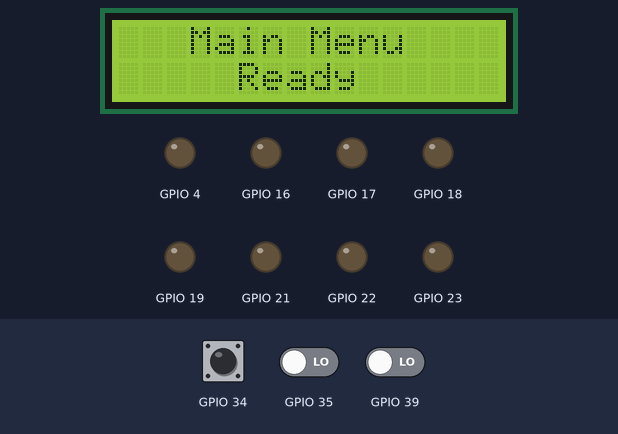
Recording of a sketch running on a simulated ESP32. Parts: 16×2 character LCD, output pins drawn as LEDs (lit = HIGH). The inputs (shaded band) are chosen by the test bench; at power-on: GPIO 34 LOW, GPIO 35 LOW, GPIO 39 LOW. WiFi joins after 1.5 s; servers stay silent unless stated; uploads are accepted with an empty reply; the local clock reads 2024-03-15 10:24:30 at power-on unless the sketch sets it; random numbers use the default seed unless the sketch sets one; what the sketch prints to the serial monitor is not drawn.

Above: at 2.7 s.
2.8 s: GPIO 34 driven HIGH
At 4.0 s:
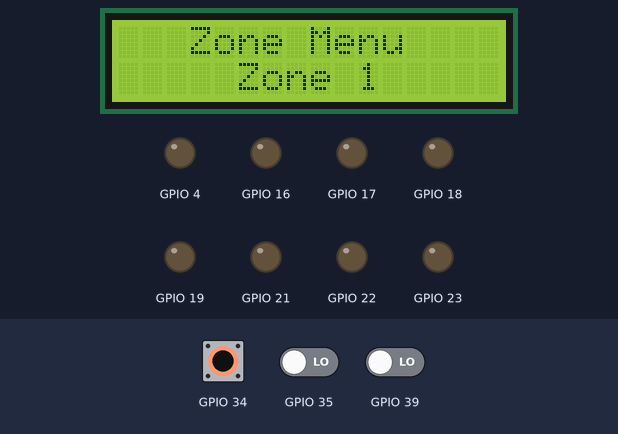
4.3 s: GPIO 35 driven HIGH
At 5.2 s:
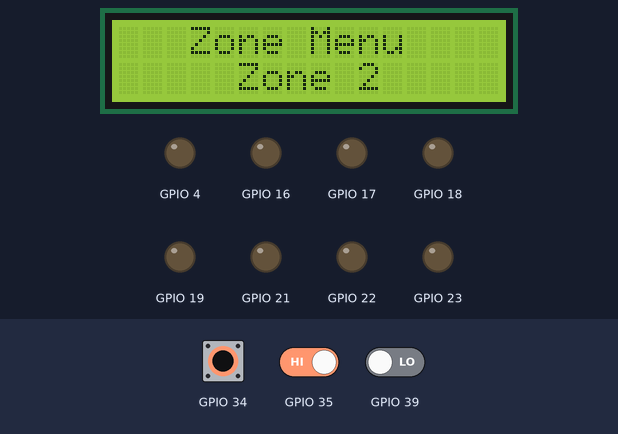
5.8 s: GPIO 34 pulsed LOW 2 times (0.12 s each, 0.3 s apart)
At 6.9 s:
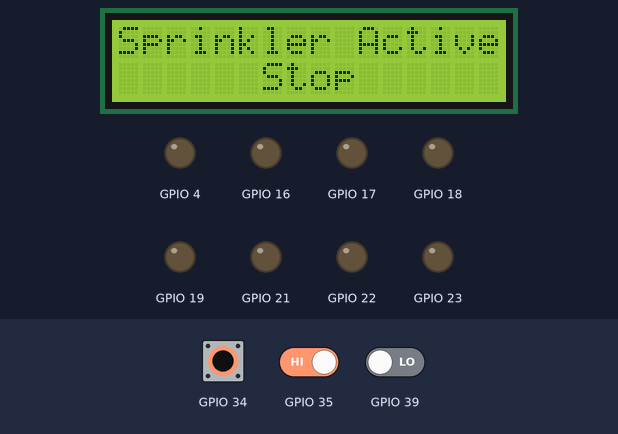
7.9 s: GPIO 34 pulsed LOW 5 times (0.12 s each, 0.3 s apart)
At 8.77 s:
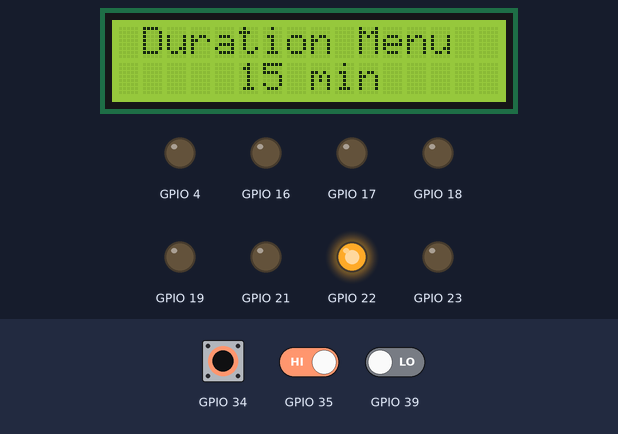
Timing chart, 0 to 10.9 s (numbered marks = the images above; inputs shaded):
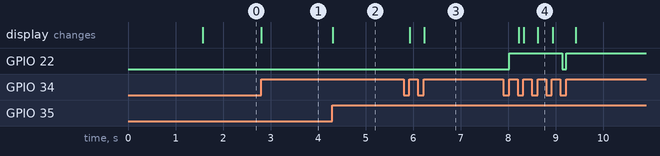

Measured:
- after the input at 2.8 s, the display: changes at once (image 1)
- after the input at 4.3 s, the display: changes at once (image 2)
- after the input at 5.8 s, the display: first changes after 0.12 s (image 3 shows a later state)
- after the input at 7.9 s, GPIO 22: LOW → HIGH after 0.12 s, → LOW 1.1 s later, → HIGH 0.09 s later; the display: first changes after 0.32 s (image 4 shows a later state)

The sketch:

microcontroller.ino
```cpp
#include <ArduinoJson.h>
#include <HTTPClient.h>
#include <LinkedList.h>
#include <LiquidCrystal.h>
#include <Ticker.h>
#include <WebServer.h>
#include <WiFi.h>

#include "button.h"
#include "helpers.h"
#include "menuClasses.h"
#include "task.h"
#include "time.h"
#include "zone.h"

const char* ssid = "REDACTED";
const char* password = "REDACTED";

const char* ntpServer = "time.nist.gov";

const String sprinklerWebServer = "REDACTED";

enum WiFiStates { DISCONNECTED, CONNECTING, CONNECTED };
WiFiStates WiFiState = DISCONNECTED;
int reconnectAttempts = 0;

Ticker wifiTicker;

LiquidCrystal lcd(32, 33, 25, 26, 27, 14);

WebServer server(80);

LinkedList<Task*> taskQueue = LinkedList<Task*>();

MenuManager menuManager = MenuManager();

Menu mainMenu = Menu("Main Menu");
Menu zoneMenu = Menu("Zone Menu");
Menu durationMenu = Menu("Duration Menu");
Menu runningMenu = Menu("Sprinkler Active");

ButtonHandler buttonHandler = ButtonHandler(39, 34, 35);

Zone zones[] = {Zone(23, 1), Zone(22, 2), Zone(21, 3), Zone(19, 4),
                Zone(18, 5), Zone(17, 6), Zone(16, 7), Zone(4, 8)};

void setup() {
    // put your setup code here, to run once:
    Serial.begin(115200);

    lcd.begin(16, 2);

    // Connect to wifi
    WiFi.begin(ssid, password);
    while (WiFi.status() != WL_CONNECTED) {
        delay(500);
        Serial.print(".");
        reconnectAttempts++;

        if (reconnectAttempts >= 20) {
            Serial.println("Failed to connect to Wifi!");
            ESP.restart();
            break;
        }
    }

    reconnectAttempts = 0;

    Serial.println("Connected to the WiFi network");
    Serial.print("IP address: ");
    Serial.println(WiFi.localIP());

    WiFiState = CONNECTED;

    configTime(0, 0, ntpServer);

    setenv("TZ", "EST5EDT,M3.2.0/2,M11.1.0", 1);
    tzset();

    Serial.print("Waiting for time to be set...");
    while (time(nullptr) < 100000) {
        Serial.print(".");
        delay(1000);
    }
    Serial.println("\nTime set!");

    // Populate menus

    // Main menu
    mainMenu.addOption(new MenuOption("Ready", []() {
        Serial.println("Ready");
        menuManager.pushMenu(&zoneMenu);
    }));

    // Zone menu
    for (int i = 1; i <= 8; i++) {
        zoneMenu.addOption(new MenuOption("Zone " + String(i), []() {
            Serial.println("Zone Selected");
            menuManager.pushMenu(&durationMenu);
        }));
    }

    // Duration menu
    const int durations[] = {15, 20, 25, 30, 45, 60, 1, 2, 3, 4, 5, 10};
    for (int i = 0; i < 12; i++) {
        durationMenu.addOption(new MenuOption(String(durations[i]) + " min",
                                              handleDurationMenuInteraction));
    }

    // Running menu
    runningMenu.addOption(new MenuOption("Stop", []() {
        Serial.println("Stopping Sprinkler");

        // Stop all tasks
        for (int i = 0; i < taskQueue.size(); i++) {
            taskQueue.get(i)->stop();
            sendEventDetails(taskQueue.get(i), "Stopped", "Manual");
        }

        // Clear task queue
        taskQueue.clear();

        menuManager.popMenu();
    }));

    menuManager.pushMenu(&mainMenu);

    // Server routes
    server.on("/tasks", HTTP_GET, handleGetTasks);
    server.on("/tasks/add", HTTP_POST, handleAddTasks);
    server.on("/tasks/delete", HTTP_DELETE, handleDeleteTask);
    server.onNotFound(handleNotFound);

    wifiTicker.attach_ms(500, checkWiFi);

    server.begin();
}

void loop() {
    server.handleClient();

    processTaskQueue();

    // Handle Buttons
    if (buttonHandler.prevPressed()) {
        menuManager.prevOption();
    }

    if (buttonHandler.selectPressed()) {
        menuManager.activateOption();
    }

    if (buttonHandler.nextPressed()) {
        menuManager.nextOption();
    }
}

void handleAddTasks() {
    if (server.hasArg("plain") == false) {  // Check if body data has been sent
        server.send(400, "application/json", "{\"error\":\"Body not found\"}");
        return;
    }

    DynamicJsonDocument doc(1024 * 16);
    deserializeJson(doc, server.arg("plain"));

    if (doc.containsKey("tasks")) {
        JsonArray tasks = doc["tasks"];

        for (JsonVariant task : tasks) {
            JsonArray zones = task["zones"];
            int runTime = task["runTime"];

            LinkedList<Zone*>* zoneArray = new LinkedList<Zone*>();

            for (JsonVariant zone : zones) {
                zoneArray->add(&::zones[zone.as<int>() - 1]);
            }

            taskQueue.add(new Task(zoneArray, runTime * 60000));
        }
        server.send(200, "application/json",
                    "{\"message\":\"Tasks added successfully\"}");

    } else {
        server.send(400, "application/json", "{\"error\":\"tasks not found\"}");
    }
}

void handleDeleteTask() {
    if (server.hasArg("id")) {
        String id = server.arg("id");
        bool found = false;

        for (int i = 0; i < taskQueue.size(); i++) {
            Task* task = taskQueue.get(i);

            if (String(task->getId()) == id) {
                task->stop();
                taskQueue.remove(i);

                delete task;

                if (taskQueue.size() == 0) {
                    menuManager.clear();
                    menuManager.pushMenu(&mainMenu);
                }

                found = true;
                break;
            }
        }

        if (found) {
            server.send(200, "application/json",
                        "{\"message\":\"Task deleted successfully\"}");
        } else {
            server.send(404, "application/json",
                        "{\"error\":\"Task not found\"}");
        }
    } else {
        server.send(400, "application/json", "{\"error\":\"id not provided\"}");
    }
}

void handleGetTasks() {
    DynamicJsonDocument doc(1024 * 16);
    JsonArray tasks = doc.createNestedArray("tasks");

    for (int i = 0; i < taskQueue.size(); i++) {
        Task* task = taskQueue.get(i);
        JsonObject taskObject = tasks.createNestedObject();

        LinkedList<Zone*>* zones = task->getZones();
        JsonArray jsonZones = taskObject.createNestedArray("zones");

        for (int j = 0; j < zones->size(); j++) {
            jsonZones.add(zones->get(j)->getNumber());
        }

        taskObject["id"] = task->getId();
        taskObject["startTime"] = task->getGlobalStartTime();
        taskObject["runTime"] = task->getDuration() / 60000;
    }

    String response;
    serializeJson(doc, response);
    server.send(200, "application/json", response);
}

void handleNotFound() { server.send(404, "text/plain", "Not found"); }

void checkWiFi() {
    switch (WiFiState) {
        case DISCONNECTED:
            Serial.println("Starting connection to WiFi...");
            WiFi.begin(ssid, password);
            WiFiState = CONNECTING;
            break;
        case CONNECTING:
            if (WiFi.status() == WL_CONNECTED) {
                Serial.println("Connected to WiFi!");
                Serial.print("IP address: ");
                Serial.println(WiFi.localIP());
                WiFiState = CONNECTED;
                reconnectAttempts = 0;
            } else {
                Serial.print(".");
                reconnectAttempts++;
            }

            if (reconnectAttempts >= 20) {
                Serial.println("Failed to connect to Wifi!");
                if (taskQueue.size() > 0) {
                    Serial.println("Retrying...");
                    WiFi.disconnect(true, false);
                    WiFiState = DISCONNECTED;
                } else {
                    Serial.println("No tasks running, Restarting...");
                    ESP.restart();
                }
            }

            break;
        case CONNECTED:
            if (WiFi.status() != WL_CONNECTED) {
                Serial.println("Lost connection to WiFi!");
                WiFiState = DISCONNECTED;
            }
            break;
    }
}

void makePostRequest(String path, String httpRequestData) {
    HTTPClient http;
    http.begin(sprinklerWebServer + path);  // Specify request destination
    http.addHeader("Content-Type",
                   "application/json");  // Specify content-type header

    int httpResponseCode = http.POST(httpRequestData);  // Send the request

    if (httpResponseCode > 0) {  // Check for the returning code
        String response = http.getString();
        Serial.println(httpResponseCode);
        Serial.println(response);
    } else {
        Serial.print("Error on sending POST: ");
        Serial.println(httpResponseCode);
    }

    http.end();  // Free the resources
}

void sendEventDetails(Task* task, String event, String reason) {
    String zoneString = "";

    for (int i = 0; i < task->getZones()->size(); i++) {
        zoneString += String(task->getZones()->get(i)->getNumber());
        if (i != task->getZones()->size() - 1) {
            zoneString += ",";
        }
    }

    // Prepare your HTTP POST request data
    String httpRequestData = "{\"event\":\"" + event + "\", \"reason\":\"" +
                             reason + "\", \"zones\":[" + zoneString + "]}";

    makePostRequest("/api/history/create", httpRequestData);
}

void processTaskQueue() {
    if (taskQueue.size() > 0) {
        Task* currentTask = taskQueue.get(0);

        if (!currentTask->isRunning()) {
            startTask(currentTask);
        }
        currentTask->check();  // Check the status of the task

        if (!currentTask->isRunning()) {
            taskQueue.remove(0);  // Remove task from the queue if it's finished

            sendEventDetails(currentTask, "Stopped", "Completed");

            delete currentTask;

            menuManager.clear();
            menuManager.pushMenu(&mainMenu);
        }
    }
}

void startTask(Task* task) {
    task->start();  // Start the task if it's not already running
    Serial.print("Task started ID: ");
    Serial.println(task->getId());

    // make the menu stack mainMenu -> runningMenu
    menuManager.clear();
    menuManager.pushMenu(&mainMenu);
    menuManager.pushMenu(&runningMenu);
}

void handleDurationMenuInteraction() {
    // Extract zone and duration from menu stack
    int zone = menuManager.getSelectHistory()->get(1).charAt(5) - '0';

    // Duration can be 1-2 digits
    int duration =
        menuManager.getCurrentMenu()
            ->getCurrent()
            .substring(0,
                       menuManager.getCurrentMenu()->getCurrent().length() - 4)
            .toInt();

    // Add task to queue
    LinkedList<Zone*>* zoneArray = new LinkedList<Zone*>();
    zoneArray->add(&zones[zone - 1]);
    taskQueue.add(new Task(zoneArray, duration * 60000));

    menuManager.popMenu();
    menuManager.popMenu();
    menuManager.pushMenu(&runningMenu);

    sendEventDetails(taskQueue.get(taskQueue.size() - 1), "Started", "Manual");
}
```

button.cpp
```cpp
#include "button.h"

ButtonHandler::ButtonHandler(int prev, int select, int next)
    : prevButtonPin(prev),
      selectButtonPin(select),
      nextButtonPin(next),
      prevPrevState(false),
      selectPrevState(false),
      nextPrevState(false) {
    pinMode(prevButtonPin, INPUT);
    pinMode(selectButtonPin, INPUT);
    pinMode(nextButtonPin, INPUT);
}

bool ButtonHandler::prevPressed() {
    bool currentState = digitalRead(prevButtonPin) == HIGH;
    bool pressed = !prevPrevState && currentState;
    prevPrevState = currentState;
    return pressed;
}

bool ButtonHandler::selectPressed() {
    bool currentState = digitalRead(selectButtonPin) == HIGH;
    bool pressed = !selectPrevState && currentState;
    selectPrevState = currentState;
    return pressed;
}

bool ButtonHandler::nextPressed() {
    bool currentState = digitalRead(nextButtonPin) == HIGH;
    bool pressed = !nextPrevState && currentState;
    nextPrevState = currentState;
    return pressed;
}
```

button.h
```cpp
#ifndef BUTTON_H
#define BUTTON_H

#include <Arduino.h>

class ButtonHandler {
   private:
    int prevButtonPin;
    int selectButtonPin;
    int nextButtonPin;
    bool prevPrevState;
    bool selectPrevState;
    bool nextPrevState;

   public:
    ButtonHandler(int prev, int select, int next);

    bool prevPressed();
    bool selectPressed();
    bool nextPressed();
};

#endif
```

helpers.cpp
```cpp
#include "helpers.h"

String centreString(String inputStr, int totalLen) {
    int inputLen = inputStr.length();

    // checking if total length is less than the length of input string
    if (totalLen <= inputLen) {
        return inputStr;
    }

    // calculating the number of spaces to be padded
    int padLen = totalLen - inputLen;

    // calculating spaces to be padded on the left and right
    int leftPadLen = padLen / 2;
    int rightPadLen = padLen - leftPadLen;

    // creating strings with left and right padding
    String leftPad = "";
    String rightPad = "";

    for (int i = 0; i < leftPadLen; i++) {
        leftPad += " ";
    }
    for (int i = 0; i < rightPadLen; i++) {
        rightPad += " ";
    }

    // returning the string with padding
    return leftPad + inputStr + rightPad;
}

unsigned long getCurrentTime() {
    time_t now = time(nullptr);

    return (unsigned long)now;
}
```

helpers.h
```cpp
#ifndef HELPERS_H
#define HELPERS_H
#include <Arduino.h>
#include <time.h>

String centreString(String inputStr, int totalLen);

unsigned long getCurrentTime();

#endif
```

menuClasses.cpp
```cpp
#include "MenuClasses.h"

extern LiquidCrystal lcd;

MenuOption::MenuOption(String name, void (*action)())
    : name(name), action(action) {}

Menu::Menu(String title) : title(title), currentOption(0) {}

void Menu::addOption(MenuOption* option) { options.add(option); }

void Menu::nextOption() {
    currentOption = (currentOption + 1) % options.size();
    display();
}

void Menu::prevOption() {
    currentOption = (currentOption - 1 + options.size()) % options.size();
    display();
}

String Menu::getCurrent() { return options.get(currentOption)->name; }

void Menu::activateOption() { options.get(currentOption)->action(); }

void Menu::display() {
    lcd.setCursor(0, 0);
    lcd.print(centreString(title, 16));
    lcd.setCursor(0, 1);
    lcd.print(centreString(options.get(currentOption)->name, 16));
}

void MenuManager::pushMenu(Menu* menu) {
    if (menuStack.size() > 0) {
        selectHistory.add(menuStack.get(menuStack.size() - 1)->getCurrent());
    }

    menuStack.add(menu);
    menu->display();
}

void MenuManager::popMenu() {
    if (menuStack.size() > 0) {
        menuStack.remove(menuStack.size() - 1);
        Serial.println(selectHistory.size());
        Serial.println(selectHistory.get(selectHistory.size() - 1));

        selectHistory.remove(selectHistory.size() - 1);

        if (menuStack.size() > 0) {
            menuStack.get(menuStack.size() - 1)->display();
        }
    }
}

void MenuManager::nextOption() {
    if (menuStack.size() > 0) {
        menuStack.get(menuStack.size() - 1)->nextOption();
    }
}

void MenuManager::prevOption() {
    if (menuStack.size() > 0) {
        menuStack.get(menuStack.size() - 1)->prevOption();
    }
}

void MenuManager::activateOption() {
    if (menuStack.size() > 0) {
        menuStack.get(menuStack.size() - 1)->activateOption();
    }
}

void MenuManager::clear() {
    menuStack.clear();
    selectHistory.clear();
}

LinkedList<String>* MenuManager::getSelectHistory() { return &selectHistory; }

Menu* MenuManager::getCurrentMenu() {
    if (menuStack.size() > 0) {
        return menuStack.get(menuStack.size() - 1);
    } else {
        return NULL;
    }
}
```

menuClasses.h
```cpp
#ifndef MENU_CLASSES_H
#define MENU_CLASSES_H

#include <Arduino.h>
#include <LinkedList.h>
#include <LiquidCrystal.h>

#include "helpers.h"

class MenuOption {
   public:
    const String name;
    void (*action)();

    MenuOption(String name, void (*action)());
};

class Menu {
   private:
    LinkedList<MenuOption*> options;
    int currentOption;
    const String title;

   public:
    Menu(String title);
    void addOption(MenuOption* option);
    void nextOption();
    void prevOption();
    String getCurrent();
    void activateOption();
    void display();
};

class MenuManager {
   private:
    LinkedList<Menu*> menuStack;
    LinkedList<String> selectHistory;

   public:
    void pushMenu(Menu* menu);
    void popMenu();
    void nextOption();
    void prevOption();
    void activateOption();
    void clear();
    LinkedList<String>* getSelectHistory();
    Menu* getCurrentMenu();
};

#endif
```

task.cpp
```cpp
#include "Task.h"

Task::Task(LinkedList<Zone*>* zones, unsigned long duration)
    : zones(zones), duration(duration), isActive(false), globalStartTime(0) {
    id = random(0, 1000000);
}

void Task::start() {
    for (int i = 0; i < zones->size(); i++) {
        zones->get(i)->start(duration);
    }

    startTime = millis();
    globalStartTime = getCurrentTime();

    isActive = true;
}

void Task::check() {
    if (isActive && (millis() - startTime >= duration)) {
        stop();
    }
}

void Task::stop() {
    if (!isActive) return;

    for (int i = 0; i < zones->size(); i++) {
        zones->get(i)->stop();
    }

    isActive = false;
}

bool Task::isRunning() { return isActive; }

int Task::getId() { return id; }

unsigned long Task::getGlobalStartTime() { return globalStartTime; }

int Task::getDuration() { return duration; }

LinkedList<Zone*>* Task::getZones() { return zones; }

Task::~Task() { delete zones; }
```

task.h
```cpp
#ifndef TASK_H
#define TASK_H
#include <Arduino.h>
#include <LinkedList.h>

#include "Zone.h"
#include "helpers.h"

class Task {
   private:
    LinkedList<Zone*>* zones;
    unsigned long duration;
    bool isActive;
    unsigned long startTime;
    unsigned long globalStartTime;
    int id;

   public:
    Task(LinkedList<Zone*>* zones, unsigned long duration);
    void start();
    void check();
    void stop();
    bool isRunning();
    int getId();
    unsigned long getGlobalStartTime();
    int getDuration();
    LinkedList<Zone*>* getZones();
    ~Task();
};

#endif
```

zone.h
```cpp
#ifndef ZONE_H
#define ZONE_H
#include <Arduino.h>

class Zone {
   private:
    int pin;
    int number;
    unsigned long duration;
    unsigned long startTime;
    bool isActive;

   public:
    Zone(int pin, int number);
    void start(unsigned long duration);
    void stop();
    void check();
    bool isRunning();
    int getNumber();
};

#endif
```

Source omitted: zone.cpp (617 bytes)
